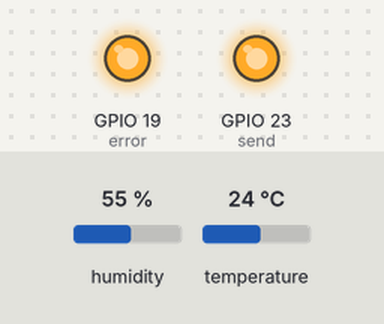
A sketch run on a simulated ESP32. Parts: output pins drawn as LEDs (lit = HIGH). The inputs (shaded band) are chosen by the test bench; at power-on: humidity 55 %, temperature 24 °C. WiFi joins after 1.5 s; servers stay silent unless stated; random numbers use the default seed unless the sketch sets one; no MQTT or app messages arrive unless stated; what the sketch prints to the serial monitor is not drawn.

Above: at 0.1 s.
At 1.6 s:
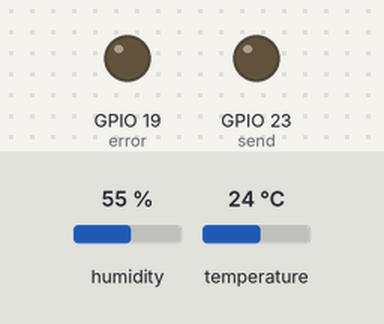
At 60.1 s:
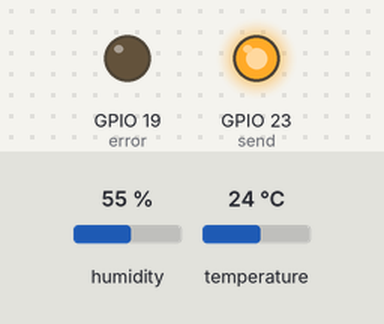
Timing chart, 0 to 61.6 s (numbered marks = the images above):
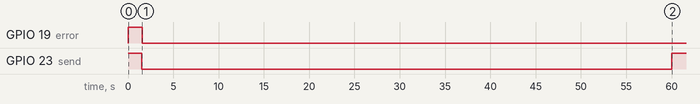

Measured:
- by itself, GPIO 19 (error): HIGH → LOW at 1.6 s
- by itself, GPIO 23 (send): HIGH → LOW at 1.5 s, → HIGH 58.5 s later

The sketch:

MQTT_client.ino
```cpp
#include <ArduinoJson.h>                          // for data to .json conversion
#include <ArduinoJson.hpp>
#include <WiFi.h>                                 // wifi librarys
#include <PubSubClient.h>                         // mqtt-client librarys
#include <Wire.h>                                 // library for one-wire bus communication
#include "DHT.h"                                  // dht-library
#define DHTTYPE DHT11                             // what is the exact type of dht-Sensor
#define DHTPIN 4                                  // where is the dht connected with the esp

// Network-settings
const char* ssid = "";                            // WiFi-SSID
const char* password = "";                        // WiFi-Password
const char* mqtt_server = "";                     // IP of MQTT-Broker
const char* topic = "/home/sensors";              // the topic to wich the esp will post
const char* client_id = "Bedroom";                // Name of the mqtt-client

WiFiClient wifi_client;                           // definition of a WiFi-client Object
PubSubClient client(wifi_client);                 // definition of a mqtt-client Object
DHT dht(DHTPIN, DHTTYPE);                         // definition of a DHT-Sensor Object

long lastMsg = 0;                                 // holds the time of the last send Message
const long intervall = 60000;                     // Measuring Intervall in ms, 60.000ms = measure after 1 min
const int send = 23;                              // pin-Defention for a external LED
const int error = 19;                             // pin-Defention for a external LED

void setup() {
  pinMode(send, OUTPUT);                          // configure the send and error Pin
  pinMode(error, OUTPUT);                         // to output-mode so we can drive some Led's

  digitalWrite(send, HIGH);                       // Both Led's will be on during the setup part
  digitalWrite(error, HIGH);                      // to visualy indicate the setup state

  Serial.begin(115200);                           // start Serial communication for debuging-purposes
  while (!Serial);                                // and wait until it is set up

  Serial.println();                               //
  Serial.print("Connecting to ");                 // Some Debug-Information at the beginning
  Serial.println(ssid);                           //

  WiFi.begin(ssid, password);                     // start of the Wifi-connection

  while (WiFi.status() != WL_CONNECTED) {         //
    delay(500);                                   // wait until the connection is established
    Serial.print(".");                            //
  }                                               //

  Serial.println("");                             //
  Serial.println("WiFi connected");               // and print the recievded IP to the Serial-Monitor
  Serial.println("IP address: ");                 //
  Serial.println(WiFi.localIP());                 //

  client.setServer(mqtt_server, 1883);            // connect to the MQTT-Broker on the standardport

  dht.begin();                                    // startup the Sensor

  digitalWrite(send, LOW);                        // turn off the Led's
  digitalWrite(error, LOW);                       // to visualy indicate the end of the setup state
}

void loop() {

  if (!client.connected()) {                      // check if the MQTT-client is still connected
    digitalWrite(error, HIGH);                    // if not then turn on the error LED and try to reconnect
    reconnect();                                  //
    digitalWrite(error, LOW);                     //
  }

  long now = millis();                            // get the current time of the ESP
  if (now - lastMsg > intervall) {                     // if the intervall is reached the esp will measure else it will continue without measurment

    digitalWrite(send, HIGH);                     // turn on to indicate the start of the measuring/sending process
    StaticJsonDocument<80> doc;                   // create a new Json-DOcument with a bufferlength of 80
    char output[80];                              // create a char Array with the same bufferlength

    lastMsg = now;                                // update the variable for the next intervall
    float temp = dht.readTemperature();           // read the temperature and the humidity from the sensor
    float humidity = dht.readHumidity();          //

    doc["id"] = client_id;                        //
    doc["t"] = temp;                              // set the Key|Value pairs in the Json-document
    doc["h"] = humidity;                          //

    serializeJson(doc, output);                   // convert the Json to a char array for transportation
    Serial.println(output);                       // print for Debug
    client.publish(topic, output);                // and Post the Data under the specified Topic
    digitalWrite(send, HIGH);                     // and turn the Led off at the end
  }

}

void reconnect() {                                // function for the mqtt-reconnection
  // Loop until we're reconnected
  while (!client.connected()) {                   // this will run until the connection is established again, maybe i will put a counter here :|
    Serial.print("Attempting MQTT connection...");
    String clientId = "ESP32Client-";             // the esp will create a new unique ClientId eachtime it trys to reconnect
    clientId += String(random(0xffff), HEX);      //
    if (client.connect(clientId.c_str())) {
      Serial.println("connected");
    } else {
      Serial.print("failed, rc=");
      Serial.print(client.state());
      delay(5000);
    }
  }
}
```
